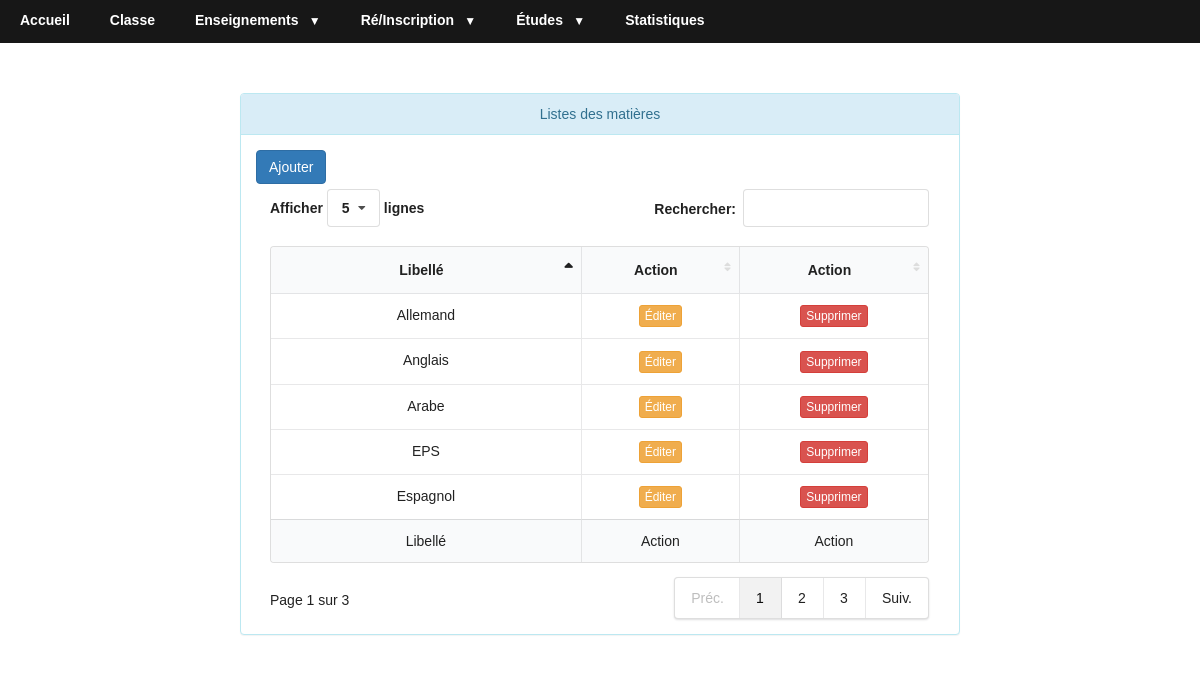
Page /?page=matiere on the committed database.
### tables this page shows
CREATE TABLE `matiere` (
  `id` int(11) NOT NULL,
  `libelle` varchar(100) NOT NULL
);

### public/web/rooting.php (called while the page is built)
<?php
function base_url()
{
    return "http://localhost/schoolproject/";
}
?>

### model/DB.php (called while the page is built, shortened)
<?php
    function getConnection()
    {
        $conn = mysqli_connect(HOST,USER,PASSWORD,DBNAME);
        mysqli_set_charset($conn,"utf8");
        return $conn;
    }
    function executeSQL($sql)
    {
        return mysqli_query(getConnection(), $sql);
    }

### model/MatiereDB.php (called while the page is built, shortened)
<?php
    function listeMatiere()
    {
        $sql = "SELECT * FROM matiere";
        return executeSQL($sql);
    }

### view/matiere/index.php (the view, shortened to what this page needs)
<!doctype html>
<html lang="en">
<head>
    <link type="text/css" rel="stylesheet" href="<?php echo base_url(); ?>public/css/bootstrap.min.css"/>
    <link type="text/css" rel="stylesheet" href="<?php echo base_url(); ?>public/Semantic-UI-CSS-master/semantic.min.css"/>
    <link type="text/css" rel="stylesheet" href="<?php echo base_url(); ?>public/DataTables/DataTables-1.10.20/css/dataTables.semanticui.min.css"/>
</head>
<body>
<div class="container" style="margin-top: 50px; max-width: 750px">
    <div class="panel panel-info ">
        <div class="panel-heading" align="center">Listes des matières</div>
        <div class="panel-body">
            <button type="button" style="margin-bottom: 5px;" class="btn btn-primary" data-toggle="modal"
                    data-target="#exampleModal" data-whatever="@mdo">Ajouter
            </button>
            <table id="example" class="ui celled table" style="width:100%; padding-left: auto; ">
                <thead>
                <tr>
                    <th style='text-align:center;'>Libellé</th>
                    <th style="text-align: center">Action </th>
                    <th style="text-align: center">Action </th>
                </tr>
                </thead>
                <tbody>
                    <?php
                    while($result=mysqli_fetch_row($matieres))
                    {
                        echo "
                            <tr>
                                <td style='text-align:center;'>$result[1]</td>
                                <td><center><button type='button' class='btn btn-warning btn-xs edit_button'
                                        data-toggle='modal' data-target='#myeditModal'
                                        data-libelle='$result[1]'
                                        data-id='$result[0]'>
                                        Éditer
                                    </button>
                                    </center>
                                </td>
                                <td><center><button type='button' class='btn btn-danger btn-xs del_button'
                                        data-toggle='modal' data-target='#mydelModal'
                                        data-id='$result[0]'>
                                        Supprimer
                                    </button>
                                    </center>
                                </td>
                            </tr>
                            ";
                    }
                    ?>
                </tbody>
                <tfoot>
                <tr>
                    <th style='text-align:center;'>Libellé</th>
                    <th style="text-align: center">Action </th>
                    <th style="text-align: center">Action </th>
                </tr>
                </tfoot>
            </table>
        </div>
    </div>
</div>
</body>
</html>

### public/web/menu.php (style rules this page uses)
* { margin: 0px; padding: 0px; font-family: Avenir, sans-serif; }

### rows in the picture
matiere: libelle "Anglais"
matiere: libelle "Espagnol"
matiere: libelle "Allemand"
matiere: libelle "EPS"
matiere: libelle "Arabe"
